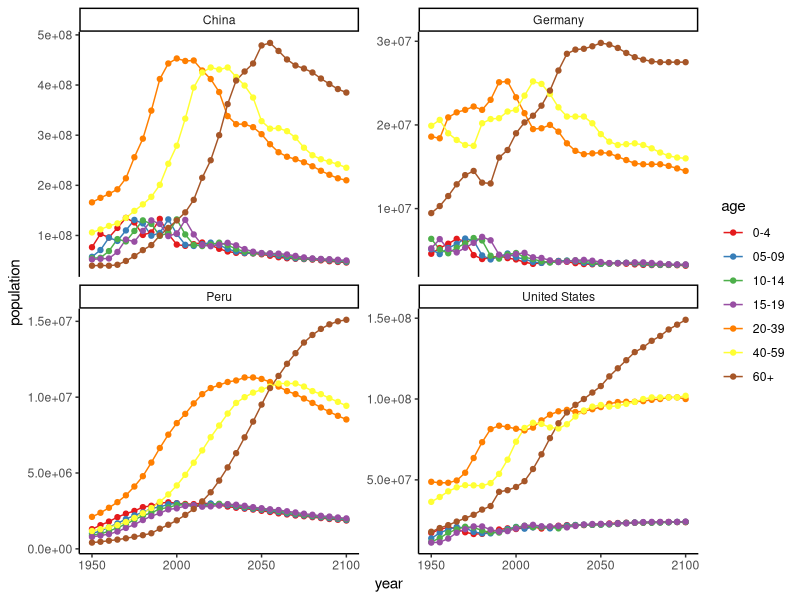
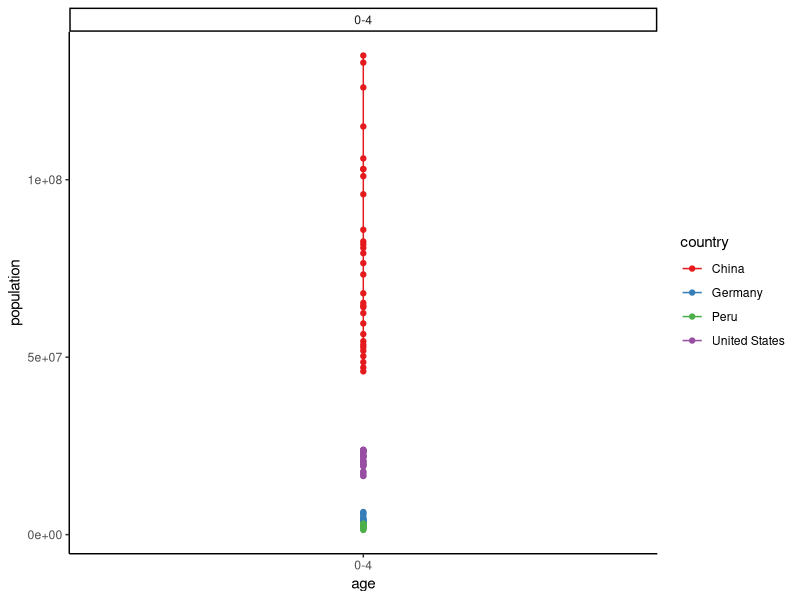
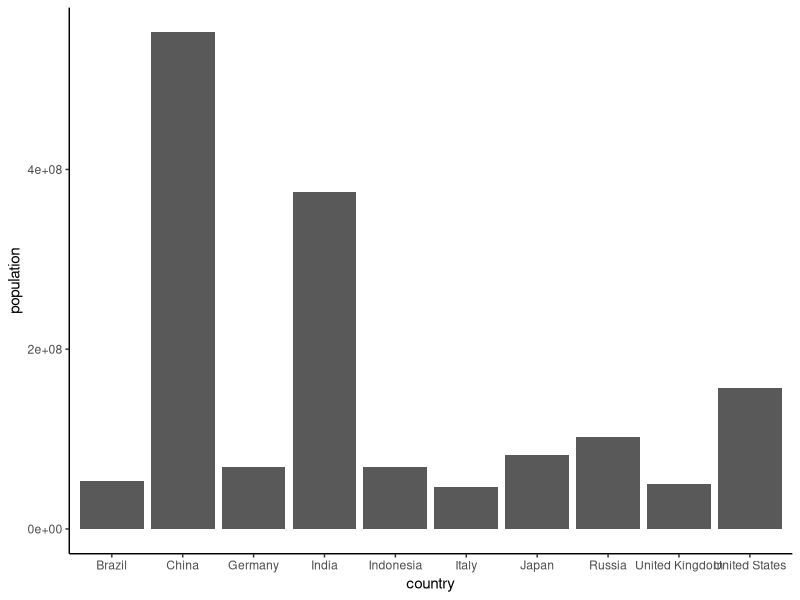
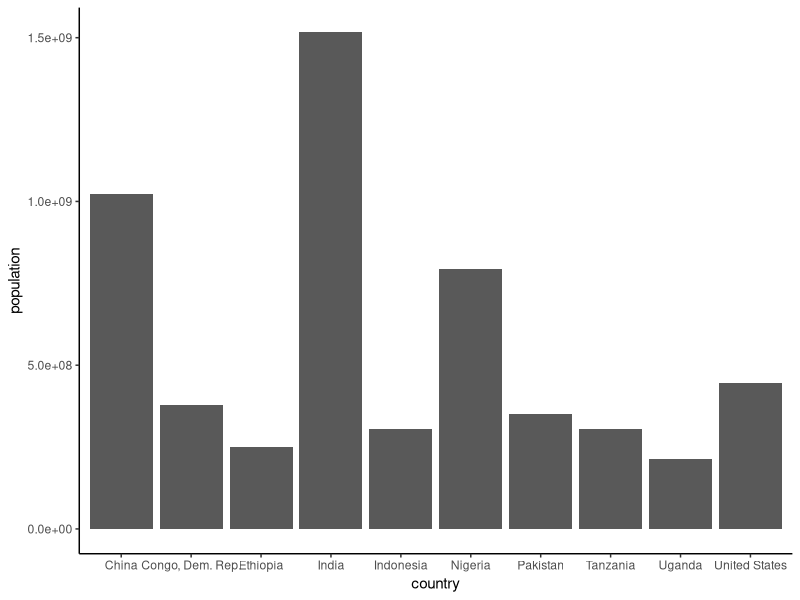
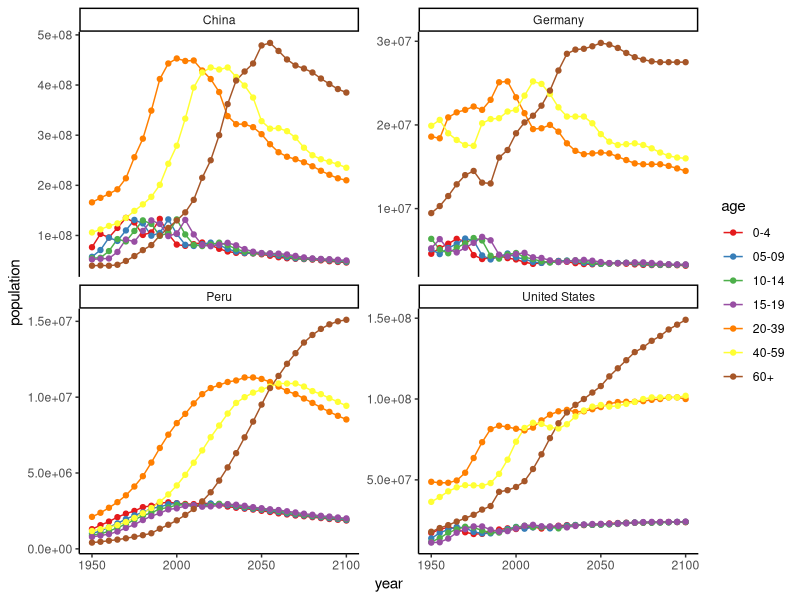

R code for these plots, in order:
library(tidyverse)
df <- read_csv("gapminder_tidy.csv")

theme_set(theme_classic())

# Age distribution over time in 4 countries

p <- df %>% 
  filter(country %in% c("Germany", "United States", "China", "Peru")) %>%
  ggplot(aes(x = year, y = population, group = age, color = age)) +
  geom_line() + geom_point() +
  facet_wrap(~country, scales = "free_y") +
  scale_colour_brewer(palette = "Set1")
p
p1 <-df %>%
  filter(age %in% c("0-4", "5-9"), country %in% c("Germany", "United States", "China", "Peru")) %>%
  ggplot(aes(x = age, y= population, group = country, color=country)) +
  geom_line() +geom_point() + 
  facet_wrap(~age, scales = "free_y") +
  scale_color_brewer(palette = "Set1")
p1
ggsave("plot.png", p)


# Top 10 countries in 1950 wrt total population
df<- as_tibble(df)
p1 <- df %>%
    filter(year=="1950") %>%
    group_by(country) %>%
    summarise(population=sum(population))%>%
    arrange(desc(population))
class(df)
p1

df %>%
  filter(year == '1950') %>%
  group_by(country) %>%
  summarise(population = sum(population)) %>%
  arrange(desc(population)) %>%
  top_n(n=10) %>%
  ggplot(aes(x = country, y= population)) +
  geom_bar(stat = "identity") 
# Fehler: Die Sortierung wird beim Plotten aufgehoben. ????????????????????????????????????????????????  

?geom_bar

# Top 10 countries in 2100 wrt total population
p2 <- df %>%
    filter(year=="2100") %>%
    group_by(country) %>%
    summarise(population=sum(population)) %>%
    arrange(desc(population))
p2

df %>% 
  filter(year == '2100') %>%
  group_by(country) %>%
  summarise(population = sum(population)) %>%
  arrange(desc(population)) %>%
  top_n(n=10) %>%
  ggplot(aes(x = country, y= population)) +
  geom_bar(stat = "identity")
  

# Top 10 countries with respect to the change in total population between 1950 and 2100
p3 <- df%>%
  filter(year %in% seq(from=1950, to=2100, by=5)) %>%
  group_by(country) %>%
  summarise(growth=sum(population)) %>%
  arrange(desc(growth)) %>%
  top_n(n=10)

p3

# etc.
